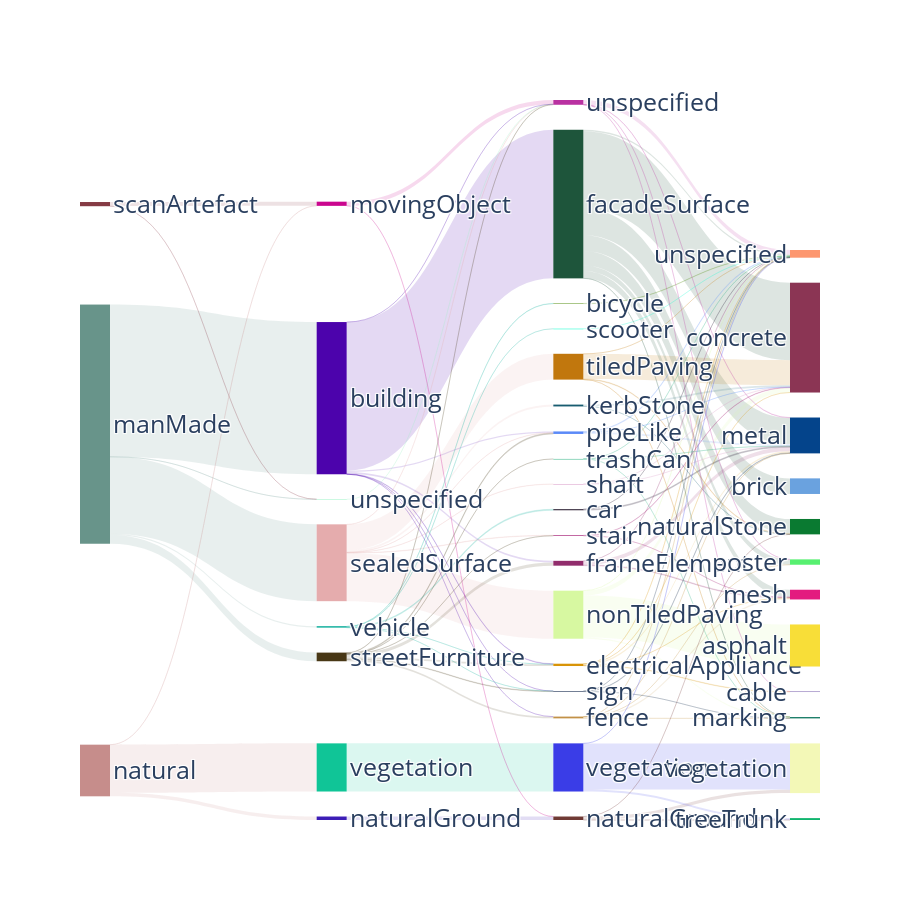

Notebook code cell kept with this figure:
### Code cell
import plotly.graph_objects as go
import random

# Generate random colors for nodes
def random_color():
    return f'rgb({random.randint(0,255)}, {random.randint(0,255)}, {random.randint(0,255)})'

nodes = [n.replace("_", "") for n in nodes]
node_colors = [random_color() for _ in nodes]

# Map source nodes to their colors for link coloring
link_colors = [
    f'rgba({int(c.split("(")[1].split(",")[0])},'
    f'{int(c.split(",")[1])},'
    f'{int(c.split(",")[2].split(")")[0])}, 0.15)'
    for c in [node_colors[src] for src in counts_levels['source']]
]

fig = go.Figure(data=[go.Sankey(
    node=dict(
        pad=25,
        thickness=30,
        line=dict(color="black", width=0),
        label=nodes,
        color=node_colors  # Assign random colors to nodes
    ),
    link=dict(
        source=counts_levels['source'],
        target=counts_levels['sink'],
        value=counts_levels['count'],
        color=link_colors  # Use semi-transparent colors derived from node colors
    )
)])

fig.update_layout(
    font_size=25,
    height=900  # Increase the height of the plot
)

fig.show()

### Figure 1 — Plotly figure (JSON) as saved in the notebook; plotly's stock layout.template omitted (floating-point values rounded to 4 significant figures)
{"data": [{"link": {"color": ["rgba(104,148,138, 0.15)", "rgba(104,148,138, 0.15)", "rgba(198,141,139, 0.15)", "rgba(104,148,138, 0.15)", "rgba(133,59,68, 0.15)", "rgba(198,141,139, 0.15)", "rgba(104,148,138, 0.15)", "rgba(104,148,138, 0.15)", "rgba(133,59,68, 0.15)", "rgba(198,141,139, 0.15)", "rgba(76,3,172, 0.15)", "rgba(16,197,151, 0.15)", "rgba(229,172,173, 0.15)", "rgba(229,172,173, 0.15)", "rgba(202,6,142, 0.15)", "rgba(60,29,182, 0.15)", "rgba(72,55,21, 0.15)", "rgba(229,172,173, 0.15)", "rgba(72,55,21, 0.15)", "rgba(76,3,172, 0.15)", "rgba(72,55,21, 0.15)", "rgba(76,3,172, 0.15)", "rgba(11,173,154, 0.15)", "rgba(72,55,21, 0.15)", "rgba(72,55,21, 0.15)", "rgba(76,3,172, 0.15)", "rgba(229,172,173, 0.15)", "rgba(11,173,154, 0.15)", "rgba(72,55,21, 0.15)", "rgba(229,172,173, 0.15)", "rgba(229,172,173, 0.15)", "rgba(229,172,173, 0.15)", "rgba(72,55,21, 0.15)", "rgba(152,242,196, 0.15)", "rgba(11,173,154, 0.15)", "rgba(72,55,21, 0.15)", "rgba(76,3,172, 0.15)", "rgba(76,3,172, 0.15)", "rgba(11,173,154, 0.15)", "rgba(76,3,172, 0.15)", "rgba(11,173,154, 0.15)", "rgba(202,6,142, 0.15)", "rgba(30,85,59, 0.15)", "rgba(58,61,231, 0.15)", "rgba(215,248,161, 0.15)", "rgba(30,85,59, 0.15)", "rgba(193,119,13, 0.15)", "rgba(30,85,59, 0.15)", "rgba(30,85,59, 0.15)", "rgba(30,85,59, 0.15)", "rgba(30,85,59, 0.15)", "rgba(215,248,161, 0.15)", "rgba(185,49,161, 0.15)", "rgba(145,45,108, 0.15)", "rgba(112,58,53, 0.15)", "rgba(58,61,231, 0.15)", "rgba(24,92,112, 0.15)", "rgba(91,138,248, 0.15)", "rgba(216,148,8, 0.15)", "rgba(194,145,71, 0.15)", "rgba(30,85,59, 0.15)", "rgba(215,248,161, 0.15)", "rgba(26,12,33, 0.15)", "rgba(91,138,248, 0.15)", "rgba(145,45,108, 0.15)", "rgba(193,119,13, 0.15)", "rgba(13,33,72, 0.15)", "rgba(216,148,8, 0.15)", "rgba(154,4,102, 0.15)", "rgba(84,142,17, 0.15)", "rgba(185,49,161, 0.15)", "rgba(216,148,8, 0.15)", "rgba(154,4,102, 0.15)", "rgba(194,145,71, 0.15)", "rgba(145,45,108, 0.15)", "rgba(215,149,196, 0.15)", "rgba(215,149,196, 0.15)", "rgba(194,145,71, 0.15)", "rgba(193,119,13, 0.15)", "rgba(3,253,204, 0.15)", "rgba(24,92,112, 0.15)", "rgba(30,85,59, 0.15)", "rgba(194,145,71, 0.15)", "rgba(194,145,71, 0.15)", "rgba(216,148,8, 0.15)", "rgba(38,176,126, 0.15)", "rgba(38,176,126, 0.15)", "rgba(193,119,13, 0.15)", "rgba(185,49,161, 0.15)", "rgba(58,61,231, 0.15)", "rgba(26,12,33, 0.15)", "rgba(216,148,8, 0.15)", "rgba(13,33,72, 0.15)", "rgba(112,58,53, 0.15)", "rgba(185,49,161, 0.15)", "rgba(91,138,248, 0.15)", "rgba(13,33,72, 0.15)", "rgba(38,176,126, 0.15)", "rgba(215,248,161, 0.15)", "rgba(112,58,53, 0.15)"], "source": [0, 0, 1, 0, 2, 1, 0, 0, 2, 1, 4, 9, 7, 7, 5, 6, 8, 7, 8, 4, 8, 4, 10, 8, 8, 4, 7, 10, 8, 7, 7, 7, 8, 3, 10, 8, 4, 4, 10, 4, 10, 5, 15, 28, 20, 15, 26, 15, 15, 15, 15, 20, 11, 17, 19, 28, 18, 21, 14, 16, 15, 20, 13, 21, 17, 26, 24, 14, 25, 12, 11, 14, 25, 16, 17, 23, 23, 16, 26, 22, 18, 15, 16, 16, 14, 27, 27, 26, 11, 28, 13, 14, 24, 19, 11, 21, 24, 27, 20, 19], "target": [4, 7, 9, 8, 5, 6, 10, 3, 3, 5, 15, 28, 20, 26, 11, 19, 17, 18, 14, 17, 16, 21, 13, 21, 24, 14, 25, 12, 11, 21, 23, 11, 25, 11, 22, 27, 16, 24, 14, 11, 24, 19, 33, 40, 30, 36, 33, 31, 37, 35, 38, 33, 29, 36, 40, 39, 33, 36, 36, 35, 29, 34, 36, 29, 35, 37, 36, 32, 33, 29, 36, 29, 35, 29, 29, 36, 33, 34, 29, 29, 37, 34, 38, 36, 33, 29, 36, 34, 38, 29, 29, 35, 34, 37, 32, 33, 29, 34, 29, 39], "value": [67587320, 34117310, 21380184, 3834174, 1854635, 1547300, 633677, 30306, 4044, 12, 65987137, 21380184, 21336535, 11457640, 1854635, 1547300, 1378152, 813670, 785415, 770087, 767791, 572389, 437854, 428696, 244713, 227703, 200243, 159141, 139505, 112821, 111723, 84678, 66153, 34350, 27655, 23749, 17700, 10112, 7980, 2192, 1047, 12, 34432799, 20530194, 18667972, 11790539, 11145785, 6923739, 6540058, 3291435, 2358722, 2126493, 1969985, 1785820, 1542338, 840009, 789955, 770007, 680074, 651000, 631513, 541978, 428778, 340225, 302053, 268150, 245446, 218501, 200243, 159141, 131102, 99260, 66153, 62674, 60366, 59680, 52043, 36353, 32334, 27655, 23715, 18332, 17764, 17700, 14469, 11704, 11670, 11371, 10540, 9981, 9076, 8794, 6955, 4962, 3733, 3674, 3471, 375, 92, 12]}, "node": {"color": ["rgb(104, 148, 138)", "rgb(198, 141, 139)", "rgb(133, 59, 68)", "rgb(152, 242, 196)", "rgb(76, 3, 172)", "rgb(202, 6, 142)", "rgb(60, 29, 182)", "rgb(229, 172, 173)", "rgb(72, 55, 21)", "rgb(16, 197, 151)", "rgb(11, 173, 154)", "rgb(185, 49, 161)", "rgb(84, 142, 17)", "rgb(26, 12, 33)", "rgb(216, 148, 8)", "rgb(30, 85, 59)", "rgb(194, 145, 71)", "rgb(145, 45, 108)", "rgb(24, 92, 112)", "rgb(112, 58, 53)", "rgb(215, 248, 161)", "rgb(91, 138, 248)", "rgb(3, 253, 204)", "rgb(215, 149, 196)", "rgb(13, 33, 72)", "rgb(154, 4, 102)", "rgb(193, 119, 13)", "rgb(38, 176, 126)", "rgb(58, 61, 231)", "rgb(253, 151, 111)", "rgb(248, 222, 56)", "rgb(106, 162, 223)", "rgb(113, 84, 168)", "rgb(139, 53, 84)", "rgb(30, 127, 106)", "rgb(227, 27, 127)", "rgb(4, 68, 139)", "rgb(10, 122, 49)", "rgb(87, 240, 112)", "rgb(16, 181, 110)", "rgb(243, 248, 183)"], "label": ["manMade", "natural", "scanArtefact", "unspecified", "building", "movingObject", "naturalGround", "sealedSurface", "streetFurniture", "vegetation", "vehicle", "unspecified", "bicycle", "car", "electricalAppliance", "facadeSurface", "fence", "frameElement", "kerbStone", "naturalGround", "nonTiledPaving", "pipeLike", "scooter", "shaft", "sign", "stair", "tiledPaving", "trashCan", "vegetation", "unspecified", "asphalt", "brick", "cable", "concrete", "marking", "mesh", "metal", "naturalStone", "poster", "treeTrunk", "vegetation"], "line": {"color": "black", "width": 0}, "pad": 25, "thickness": 30}, "type": "sankey"}], "layout": {"font": {"size": 25}, "height": 900}}
